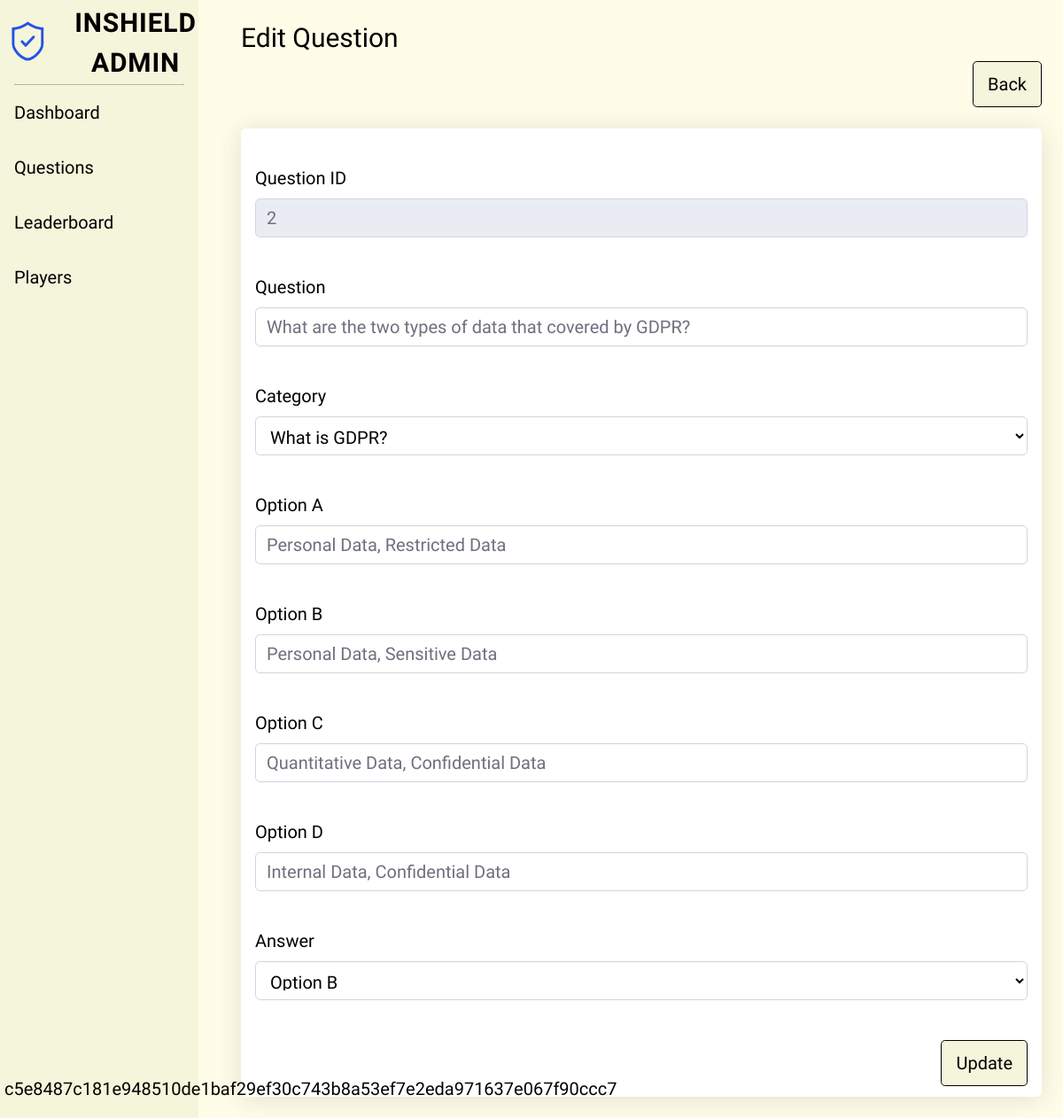
Page /adminUpdateQuestion.php?id=2 (signed in) on the committed database.
### tables this page shows
CREATE TABLE `questions` (
  `questionID` int(11) NOT NULL,
  `question` varchar(256) NOT NULL,
  `category` varchar(256) NOT NULL,
  `optionA` varchar(256) NOT NULL,
  `optionB` varchar(256) NOT NULL,
  `optionC` varchar(256) NOT NULL,
  `optionD` varchar(256) NOT NULL,
  `answer` varchar(256) NOT NULL
);

### adminUpdateQuestion.php (the view, shortened to what this page needs)
<!DOCTYPE html>
<html>
    <link href="css/dataTables.min.css" rel="stylesheet">
    <link href="css/adminStyle.css" rel="stylesheet" type="text/css" />
    <link rel="stylesheet" href="https://cdn.jsdelivr.net/npm/bootstrap@5.2.3/dist/css/bootstrap.min.css">
</head>
<body id="page-top">
    <div id="wrapper">
        <?php
            include './headerFooterAdmin.php';
        ?>
        <div class="container-fluid ps-5">
            <h1 class="text-left txt">Edit Question</h1>
            <?php
            if($_SERVER['REQUEST_METHOD'] == 'GET')
            {
                if(empty($_GET['id']))
                {
                    $location = "adminQuestions.php";
                    echo "<script type='text/JavaScript'>alert('Please select a question to continue');window.location='$location'</script>";
                }
                elseif(!empty($_GET['id']))
                {
                    $questionID = trim($_GET['id']);
                    $con = new mysqli(DB_HOST, DB_USER, DB_PASS, DB_NAME);
                    $sql = "SELECT * FROM questions WHERE questionID = ?";
                    $stmt = $con->prepare($sql);
                    $stmt->bind_param("i", $questionID);
                    $stmt->execute();
                    $result = $stmt->get_result();
                    if($row = $result -> fetch_object())
                    {
                        $questionID = $row -> questionID;
                        $question = $row -> question;
                        $category = $row -> category;
                        $optionA = $row -> optionA;
                        $optionB = $row -> optionB;
                        $optionC = $row -> optionC;
                        $optionD = $row -> optionD;
                        $answer = $row -> answer;
                    }
                }
            }
            ?>
            <div class="d-flex flex-row-reverse">
                <a href="adminQuestions.php" class="btn btn-design txt txt-resize h-auto btn-txt btn-lg" role="button">Back</a>
            </div>
            <br/>
                <div class="shadow ps-3 pe-3 pt-3 pb-5 bg-body rounded bg-white txt">
                 <form class="user" action="adminUpdateQuestion.php" method="post" enctype='multipart/form-data'>
                    <div class="mb-3">
                    <label for="questionID" class="txt fs-5 fs-5">Question ID</label>
                    <input type="text" class="form-control fs-5" id="questionID" name="questionID" value="<?php echo $questionID ?>" disabled/>
                    </div>
                    <div class="mb-3">
                    <label for="question" class="txt fs-5 fs-5">Question</label>
                    <input type="text" class="form-control fs-5" id="question" name="question" value="<?php echo $question ?>" required="required"/>
                    </div>
                    <div class="mb-3">
                    <label for="questionID" class="txt fs-5">Category</label>
                    <select class="dropdown-toggle form-control txt txt-resize text-start btn-txt" type="button" data-bs-toggle="dropdown" aria-expanded="false" id="category" name="category">
                        <?php
                          $con = new mysqli(DB_HOST, DB_USER, DB_PASS, DB_NAME);
                          $sql = "SELECT * FROM question_category";
                          $result = $con -> query($sql);
                          foreach($result as $row)
                          {
                            $selected = ($row['question_categoryID'] == $category) ? 'selected' : '';
                            echo "<option value=$row[question_categoryID] $selected>$row[question_categoryName]</option>";
                          }
                        ?>
                    </select>
                    </div>
                    <div class="mb-3">
                    <label for="optionA" class="txt fs-5">Option A</label>
                    <input type="text" class="form-control fs-5" id="optionA" name="optionA" value="<?php echo $optionA ?>" required="required"/>
                    </div>
                    <div class="mb-3">
                    <label for="optionB" class="txt fs-5">Option B</label>
                    <input type="text" class="form-control fs-5" id="optionB" name="optionB" value="<?php echo $optionB ?>" required="required"/>
                    </div>
                    <div class="mb-3">
                    <label for="optionC" class="txt fs-5">Option C</label>
                    <input type="text" class="form-control fs-5" id="optionC" name="optionC" value="<?php echo $optionC ?>" required="required"/>
                    </div>
                    <div class="mb-3">
                    <label for="optionD" class="txt fs-5">Option D</label>
                    <input type="text" class="form-control fs-5" id="optionD" name="optionD" value="<?php echo $optionD ?>" required="required"/>
                    </div>
                    <div class="mb-3">
                    <label for="answer" class="txt fs-5">Answer</label>
                    <select class="dropdown-toggle form-control txt txt-resize text-start btn-txt fs-5" type="button" data-bs-toggle="dropdown" aria-expanded="false" id="answer" name="answer">
                        <option value="b" <?php if ($answer == 'b') echo 'selected'; ?>>Option B</option>
                    </select>
                    <br/>
                    <button type="submit" class="btn btn-design txt txt-resize h-auto btn-txt btn-lg float-end" aria-pressed="true" id="update" name="update">Update</button>
                    </div>
                </form>
                 </div>
                 <br/>
        </div>
    </div>
</body>
</html>

### adminUpdateQuestion.php (style rules this page uses)
.txt { font-family: "Strait"; color: #000000 !important; }
.btn-design { border-color: #000000 !important; background-color: #F5F5DC !important; }
.txt-resize { font-size: 20px !important; }
.btn-txt { vertical-align: middle !important; padding-top:10px !important; padding-bottom:10px !important; }

### headerFooterAdmin.php (style rules this page uses)
html body { background-color: #FFFDE7; }
.txt { padding-top: 25px; font-family: "Strait"; font-size: 30px; }

### rows in the picture
questions: questionID "2", question "What are the two types of data that covered by GDPR?", optionA "Personal Data, Restricted Data", optionB "Personal Data, Sensitive Data", optionC "Quantitative Data, Confidential Data", optionD "Internal Data, Confidential Data", answer "Option B"

### other values in the picture
$_SESSION["aName"] "c5e8487c181e948510de1baf29ef30c743b8a53ef7e2eda971637e067f90ccc7"
form field category "What is GDPR?"
